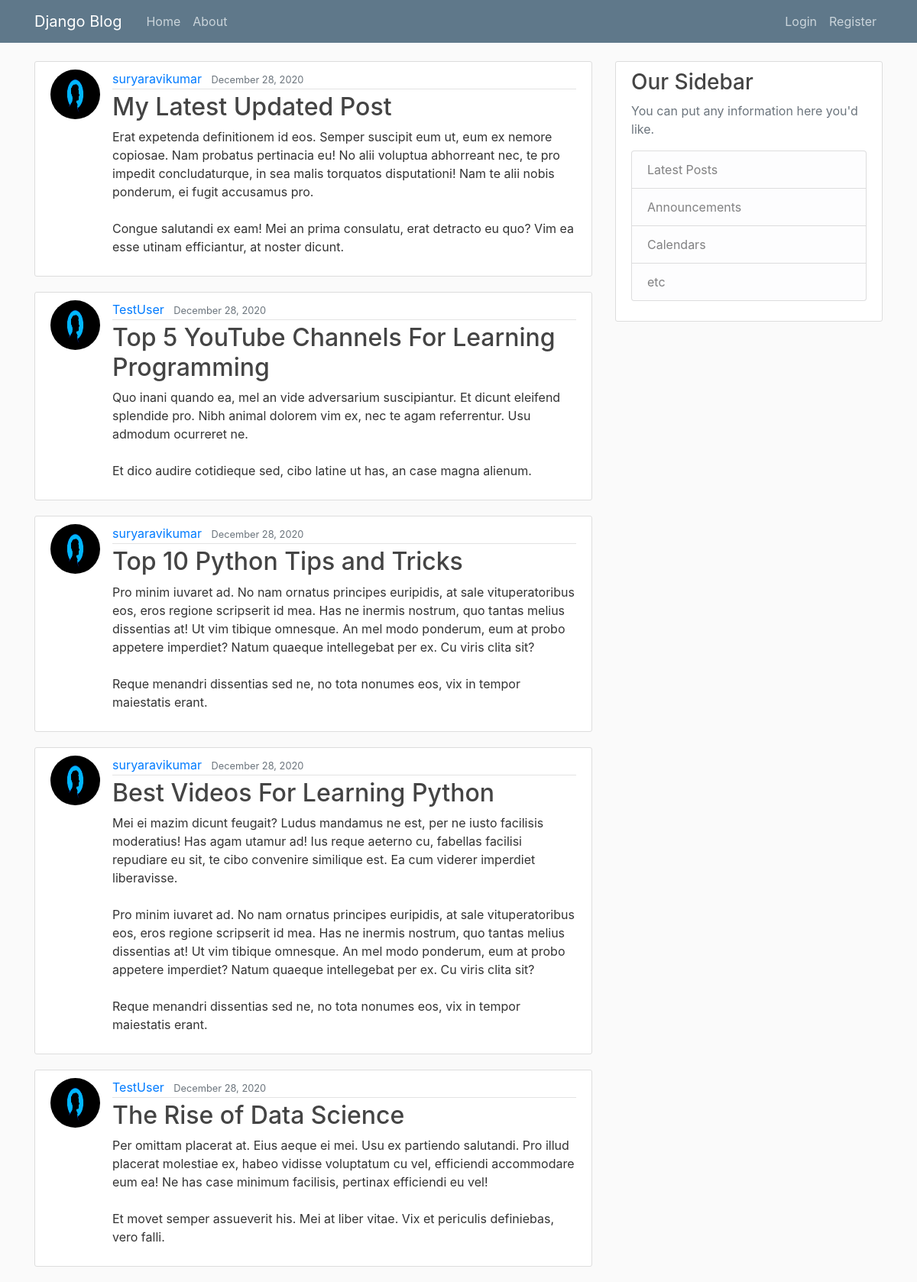
The page / on the database its author committed.
### blog/models.py (models this page shows, shortened)
class Post(models.Model):
    title = models.CharField(max_length=100)
    content = models.TextField()
    date_posted = models.DateTimeField(default=timezone.now)
    author = models.ForeignKey(User, on_delete=models.CASCADE)

### users/models.py (models this page shows, shortened)
class Profile(models.Model):
    user = models.OneToOneField(User, on_delete=models.CASCADE)
    image = models.ImageField(default='profile_pics/profile.png', upload_to='profile_pics')

### blog/views.py (the view)
# urls.py: path('', PostListView.as_view(), name='blog-home'),
class PostListView(ListView):
    model = Post
    template_name = 'blog/home.html'  # <app>/<model>_<viewtype>.html
    context_object_name = 'posts'
    ordering = ['-date_posted']
    paginate_by = 5

### blog/templates/blog/home.html
{% extends "blog/base.html" %}
{% block content %}
    {% for post in posts %}
        <article class="media content-section">
            <img class="rounded-circle article-img" src="{{ post.author.profile.image.url }}">
            <div class="media-body">
            <div class="article-metadata">
                <a class="mr-2" href="#">{{ post.author }}</a>
                <small class="text-muted">{{ post.date_posted|date:"F d, Y" }}</small>
            </div>
            <h2><a class="article-title" href="{% url 'post-detail' post.id %}">{{ post.title }}</a></h2>
            <p class="article-content">{{ post.content }}</p>
            </div>
        </article>
    {% endfor %}
{% endblock content %}

### blog/static/blog/main.css (style rules this page uses)
body { background: #fafafa; color: #333333; margin-top: 5rem; }
h1, h2, h3, h4, h5, h6 { color: #444444; }
.content-section { background: #ffffff; padding: 10px 20px; border: 1px solid #dddddd; border-radius: 3px; margin-bottom: 20px; }
.article-title { color: #444444; }
.article-content { white-space: pre-line; }
.article-img { height: 65px; width: 65px; margin-right: 16px; }
.article-metadata { padding-bottom: 1px; margin-bottom: 4px; border-bottom: 1px solid #e3e3e3 }

### rows shown on the page
Post: author.profile.image (picture), author "suryaravikumar", date_posted "December 28, 2020", title "My Latest Updated Post", content "Erat expetenda definitionem id eos. Semper suscipit eum ut, eum ex nemore copiosae. Nam probatus pertinacia eu! No alii voluptua abhorreant nec, te pro impedit concludaturque, in sea malis torquatos disputationi! Nam te alii nobis ponderum, ei fugit accusamus pro. Congue salutandi ex eam! Mei an prima consulatu, erat detracto eu quo? Vim ea esse utinam efficiantur, at noster dicunt."
Post: author.profile.image (picture), author "TestUser", date_posted "December 28, 2020", title "Top 5 YouTube Channels For Learning Programming", content "Quo inani quando ea, mel an vide adversarium suscipiantur. Et dicunt eleifend splendide pro. Nibh animal dolorem vim ex, nec te agam referrentur. Usu admodum ocurreret ne. Et dico audire cotidieque sed, cibo latine ut has, an case magna alienum."
Post: author.profile.image (picture), author "suryaravikumar", date_posted "December 28, 2020", title "Top 10 Python Tips and Tricks", content "Pro minim iuvaret ad. No nam ornatus principes euripidis, at sale vituperatoribus eos, eros regione scripserit id mea. Has ne inermis nostrum, quo tantas melius dissentias at! Ut vim tibique omnesque. An mel modo ponderum, eum at probo appetere imperdiet? Natum quaeque intellegebat per ex. Cu viris clita sit? Reque menandri dissentias sed ne, no tota nonumes eos, vix in tempor maiestatis erant."
Post: author.profile.image (picture), author "suryaravikumar", date_posted "December 28, 2020", title "Best Videos For Learning Python", content "Mei ei mazim dicunt feugait? Ludus mandamus ne est, per ne iusto facilisis moderatius! Has agam utamur ad! Ius reque aeterno cu, fabellas facilisi repudiare eu sit, te cibo convenire similique est. Ea cum viderer imperdiet liberavisse. Pro minim iuvaret ad. No nam ornatus principes euripidis, at sale vituperatoribus eos, eros regione scripserit id mea. Has ne inermis nostrum, quo tantas melius dissentias at! Ut vim tibique omnesque. An mel modo ponderum, eum at probo appetere imperdiet? Natum quaeque intellegebat per ex. Cu viris clita sit? Reque menandri dissentias sed ne, no tota nonumes eos, vix in tempor maiestatis erant."
Post: author.profile.image (picture), author "TestUser", date_posted "December 28, 2020", title "The Rise of Data Science", content "Per omittam placerat at. Eius aeque ei mei. Usu ex partiendo salutandi. Pro illud placerat molestiae ex, habeo vidisse voluptatum cu vel, efficiendi accommodare eum ea! Ne has case minimum facilisis, pertinax efficiendi eu vel! Et movet semper assueverit his. Mei at liber vitae. Vix et periculis definiebas, vero falli."
